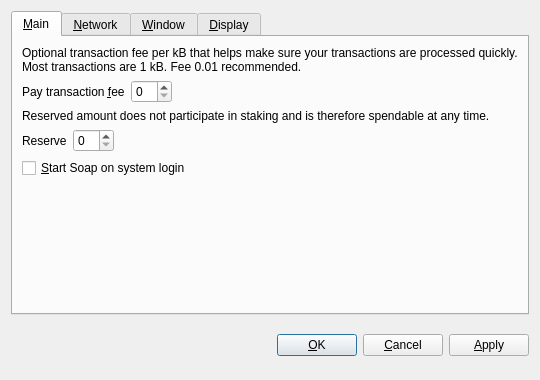
<?xml version="1.0" encoding="UTF-8"?>
<ui version="4.0">
 <class>OptionsDialog</class>
 <widget class="QDialog" name="OptionsDialog">
  <property name="geometry">
   <rect>
    <x>0</x>
    <y>0</y>
    <width>540</width>
    <height>380</height>
   </rect>
  </property>
  <property name="windowTitle">
   <string>Options</string>
  </property>
  <property name="modal">
   <bool>true</bool>
  </property>
  <layout class="QVBoxLayout" name="verticalLayout">
   <item>
    <widget class="QTabWidget" name="tabWidget">
     <property name="tabPosition">
      <enum>QTabWidget::North</enum>
     </property>
     <property name="currentIndex">
      <number>0</number>
     </property>
     <widget class="QWidget" name="tabMain">
      <attribute name="title">
       <string>&amp;Main</string>
      </attribute>
      <layout class="QVBoxLayout" name="verticalLayout_Main">
       <item>
        <widget class="QLabel" name="transactionFeeInfoLabel">
         <property name="text">
          <string>Optional transaction fee per kB that helps make sure your transactions are processed quickly. Most transactions are 1 kB. Fee 0.01 recommended.</string>
         </property>
         <property name="textFormat">
          <enum>Qt::PlainText</enum>
         </property>
         <property name="wordWrap">
          <bool>true</bool>
         </property>
        </widget>
       </item>
       <item>
        <layout class="QHBoxLayout" name="horizontalLayoutFee">
         <item>
          <widget class="QLabel" name="transactionFeeLabel">
           <property name="text">
            <string>Pay transaction &amp;fee</string>
           </property>
           <property name="textFormat">
            <enum>Qt::PlainText</enum>
           </property>
           <property name="buddy">
            <cstring>transactionFee</cstring>
           </property>
          </widget>
         </item>
         <item>
          <widget class="BitcoinAmountField" name="transactionFee"/>
         </item>
         <item>
          <spacer name="horizontalSpacerFee">
           <property name="orientation">
            <enum>Qt::Horizontal</enum>
           </property>
           <property name="sizeHint" stdset="0">
            <size>
             <width>40</width>
             <height>20</height>
            </size>
           </property>
          </spacer>
         </item>
        </layout>
       </item>
       <item>
        <widget class="QLabel" name="reserveBalanceInfoLabel">
         <property name="text">
          <string>Reserved amount does not participate in staking and is therefore spendable at any time.</string>
         </property>
         <property name="textFormat">
          <enum>Qt::PlainText</enum>
         </property>
         <property name="wordWrap">
          <bool>true</bool>
         </property>
        </widget>
       </item>
       <item>
        <layout class="QHBoxLayout" name="horizontalLayoutReserveBalance">
         <item>
          <widget class="QLabel" name="reserveBalanceLabel">
           <property name="text">
            <string>Reserve</string>
           </property>
           <property name="textFormat">
            <enum>Qt::PlainText</enum>
           </property>
           <property name="buddy">
            <cstring>reserveBalance</cstring>
           </property>
          </widget>
         </item>
         <item>
          <widget class="BitcoinAmountField" name="reserveBalance"/>
         </item>
         <item>
          <spacer name="horizontalSpacerReserveBalance">
           <property name="orientation">
            <enum>Qt::Horizontal</enum>
           </property>
           <property name="sizeHint" stdset="0">
            <size>
             <width>40</width>
             <height>20</height>
            </size>
           </property>
          </spacer>
         </item>
        </layout>
       </item>
       <item>
        <widget class="QCheckBox" name="bitcoinAtStartup">
         <property name="toolTip">
          <string>Automatically start Soap after logging in to the system.</string>
         </property>
         <property name="text">
          <string>&amp;Start Soap on system login</string>
         </property>
        </widget>
       </item>
       <item>
        <spacer name="verticalSpacer_Main">
         <property name="orientation">
          <enum>Qt::Vertical</enum>
         </property>
         <property name="sizeHint" stdset="0">
          <size>
           <width>20</width>
           <height>40</height>
          </size>
         </property>
        </spacer>
       </item>
      </layout>
     </widget>
     <widget class="QWidget" name="tabNetwork">
      <attribute name="title">
       <string>&amp;Network</string>
      </attribute>
      <layout class="QVBoxLayout" name="verticalLayout_Network">
       <item>
        <widget class="QCheckBox" name="mapPortUpnp">
         <property name="toolTip">
          <string>Automatically open the Soap client port on the router. This only works when your router supports UPnP and it is enabled.</string>
         </property>
         <property name="text">
          <string>Map port using &amp;UPnP</string>
         </property>
        </widget>
       </item>
       <item>
        <widget class="QCheckBox" name="connectSocks">
         <property name="toolTip">
          <string>Connect to the Soap network through a SOCKS5 proxy (e.g. when connecting through Tor).</string>
         </property>
         <property name="text">
          <string>&amp;Connect through SOCKS5 proxy:</string>
         </property>
        </widget>
       </item>
       <item>
        <layout class="QHBoxLayout" name="horizontalLayout_Network">
         <item>
          <widget class="QLabel" name="proxyIpLabel">
           <property name="text">
            <string>Proxy &amp;IP:</string>
           </property>
           <property name="textFormat">
            <enum>Qt::PlainText</enum>
           </property>
           <property name="buddy">
            <cstring>proxyIp</cstring>
           </property>
          </widget>
         </item>
         <item>
          <widget class="QValidatedLineEdit" name="proxyIp">
           <property name="maximumSize">
            <size>
             <width>140</width>
             <height>16777215</height>
            </size>
           </property>
           <property name="toolTip">
            <string>IP address of the proxy (e.g. 127.0.0.1)</string>
           </property>
          </widget>
         </item>
         <item>
          <widget class="QLabel" name="proxyPortLabel">
           <property name="text">
            <string>&amp;Port:</string>
           </property>
           <property name="textFormat">
            <enum>Qt::PlainText</enum>
           </property>
           <property name="buddy">
            <cstring>proxyPort</cstring>
           </property>
          </widget>
         </item>
         <item>
          <widget class="QLineEdit" name="proxyPort">
           <property name="maximumSize">
            <size>
             <width>55</width>
             <height>16777215</height>
            </size>
           </property>
           <property name="toolTip">
            <string>Port of the proxy (e.g. 9050)</string>
           </property>
          </widget>
         </item>
         <item>
          <spacer name="horizontalSpacer_Network">
           <property name="orientation">
            <enum>Qt::Horizontal</enum>
           </property>
           <property name="sizeHint" stdset="0">
            <size>
             <width>40</width>
             <height>20</height>
            </size>
           </property>
          </spacer>
         </item>
        </layout>
       </item>
       <item>
        <spacer name="verticalSpacer_Network">
         <property name="orientation">
          <enum>Qt::Vertical</enum>
         </property>
         <property name="sizeHint" stdset="0">
          <size>
           <width>20</width>
           <height>40</height>
          </size>
         </property>
        </spacer>
       </item>
      </layout>
     </widget>
     <widget class="QWidget" name="tabWindow">
      <attribute name="title">
       <string>&amp;Window</string>
      </attribute>
      <layout class="QVBoxLayout" name="verticalLayout_Window">
       <item>
        <widget class="QCheckBox" name="minimizeToTray">
         <property name="toolTip">
          <string>Show only a tray icon after minimizing the window.</string>
         </property>
         <property name="text">
          <string>&amp;Minimize to the tray instead of the taskbar</string>
         </property>
        </widget>
       </item>
       <item>
        <widget class="QCheckBox" name="minimizeOnClose">
         <property name="toolTip">
          <string>Minimize instead of exit the application when the window is closed. When this option is enabled, the application will be closed only after selecting Quit in the menu.</string>
         </property>
         <property name="text">
          <string>M&amp;inimize on close</string>
         </property>
        </widget>
       </item>
       <item>
        <spacer name="verticalSpacer_Window">
         <property name="orientation">
          <enum>Qt::Vertical</enum>
         </property>
         <property name="sizeHint" stdset="0">
          <size>
           <width>20</width>
           <height>40</height>
          </size>
         </property>
        </spacer>
       </item>
      </layout>
     </widget>
     <widget class="QWidget" name="tabDisplay">
      <attribute name="title">
       <string>&amp;Display</string>
      </attribute>
      <layout class="QVBoxLayout" name="verticalLayout_Display">
       <item>
        <layout class="QHBoxLayout" name="horizontalLayout_1_Display">
         <item>
          <widget class="QLabel" name="langLabel">
           <property name="text">
            <string>User Interface &amp;language:</string>
           </property>
           <property name="textFormat">
            <enum>Qt::PlainText</enum>
           </property>
           <property name="buddy">
            <cstring>lang</cstring>
           </property>
          </widget>
         </item>
         <item>
          <widget class="QValueComboBox" name="lang">
           <property name="toolTip">
            <string>The user interface language can be set here. This setting will take effect after restarting Soap.</string>
           </property>
          </widget>
         </item>
        </layout>
       </item>
       <item>
        <layout class="QHBoxLayout" name="horizontalLayout_2_Display">
         <item>
          <widget class="QLabel" name="unitLabel">
           <property name="text">
            <string>&amp;Unit to show amounts in:</string>
           </property>
           <property name="textFormat">
            <enum>Qt::PlainText</enum>
           </property>
           <property name="buddy">
            <cstring>unit</cstring>
           </property>
          </widget>
         </item>
         <item>
          <widget class="QValueComboBox" name="unit">
           <property name="toolTip">
            <string>Choose the default subdivision unit to show in the interface and when sending coins.</string>
           </property>
          </widget>
         </item>
        </layout>
       </item>
       <item>
        <widget class="QCheckBox" name="coinControlFeatures">
         <property name="toolTip">
          <string>Whether to show coin control features or not.</string>
         </property>
         <property name="text">
          <string>Display coin &amp;control features (experts only!)</string>
         </property>
        </widget>
       </item>
       <item>
        <widget class="QCheckBox" name="minimizeCoinAge">
         <property name="toolTip">
          <string>Whether to select the coin outputs randomly or with minimal coin age.</string>
         </property>
         <property name="text">
          <string>Minimize weight consumption (experimental)</string>
         </property>
        </widget>
       </item>
       <item>
        <spacer name="verticalSpacer_Display">
         <property name="orientation">
          <enum>Qt::Vertical</enum>
         </property>
         <property name="sizeHint" stdset="0">
          <size>
           <width>20</width>
           <height>40</height>
          </size>
         </property>
        </spacer>
       </item>
      </layout>
     </widget>
    </widget>
   </item>
   <item>
    <layout class="QHBoxLayout" name="horizontalLayout_Buttons">
     <item>
      <spacer name="horizontalSpacer_1">
       <property name="orientation">
        <enum>Qt::Horizontal</enum>
       </property>
       <property name="sizeHint" stdset="0">
        <size>
         <width>40</width>
         <height>48</height>
        </size>
       </property>
      </spacer>
     </item>
     <item>
      <widget class="QLabel" name="statusLabel">
       <property name="font">
        <font>
         <weight>75</weight>
         <bold>true</bold>
        </font>
       </property>
       <property name="text">
        <string/>
       </property>
       <property name="textFormat">
        <enum>Qt::PlainText</enum>
       </property>
       <property name="wordWrap">
        <bool>true</bool>
       </property>
      </widget>
     </item>
     <item>
      <spacer name="horizontalSpacer_2">
       <property name="orientation">
        <enum>Qt::Horizontal</enum>
       </property>
       <property name="sizeHint" stdset="0">
        <size>
         <width>40</width>
         <height>48</height>
        </size>
       </property>
      </spacer>
     </item>
     <item>
      <widget class="QPushButton" name="okButton">
       <property name="text">
        <string>&amp;OK</string>
       </property>
      </widget>
     </item>
     <item>
      <widget class="QPushButton" name="cancelButton">
       <property name="text">
        <string>&amp;Cancel</string>
       </property>
       <property name="autoDefault">
        <bool>false</bool>
       </property>
      </widget>
     </item>
     <item>
      <widget class="QPushButton" name="applyButton">
       <property name="text">
        <string>&amp;Apply</string>
       </property>
       <property name="autoDefault">
        <bool>false</bool>
       </property>
      </widget>
     </item>
    </layout>
   </item>
  </layout>
 </widget>
 <customwidgets>
  <customwidget>
   <class>QValidatedLineEdit</class>
   <extends>QLineEdit</extends>
   <header>qvalidatedlineedit.h</header>
  </customwidget>
  <customwidget>
   <class>BitcoinAmountField</class>
   <extends>QSpinBox</extends>
   <header>bitcoinamountfield.h</header>
  </customwidget>
  <customwidget>
   <class>QValueComboBox</class>
   <extends>QComboBox</extends>
   <header>qvaluecombobox.h</header>
  </customwidget>
 </customwidgets>
 <resources/>
 <connections/>
</ui>
